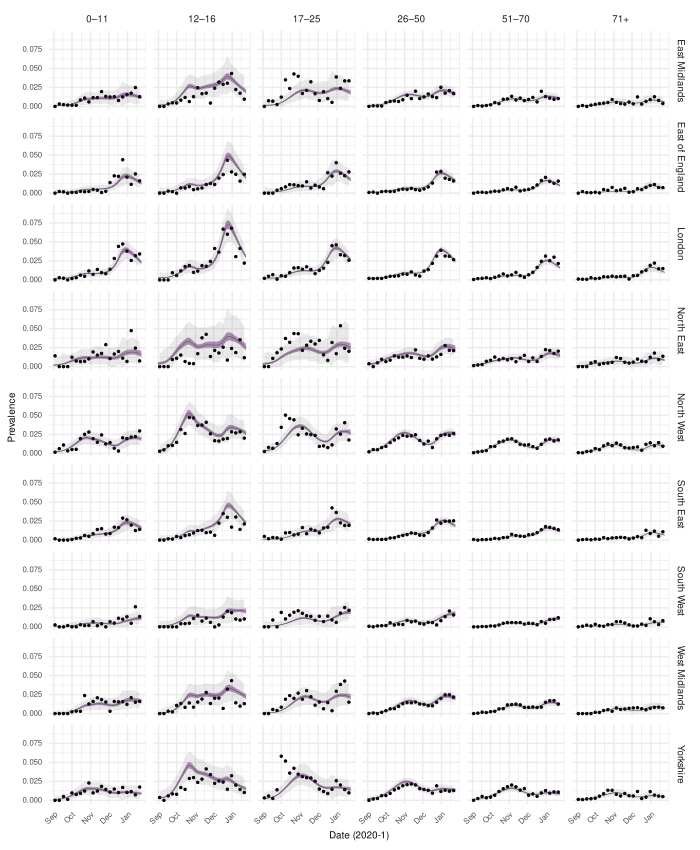

R code for this plot:
library(dplyr)
library(lubridate)
library(ggplot2)
library(patchwork)
library(purrr)
library(stringr)
library(tidybayes)
library(tidyr)
source(here::here("figures/utils.R"))

# Read posterior predictives
predictions = load_seir_predictive()

# Read data
data = readr::read_csv(here::here("model-outputs/mechanistic/data.csv")) |>
    filter(!region %in% c("Wales", "Scotland", "Northern_Ireland")) |>
    mutate(
        obs_prevalence = obs_positives / num_tests,
        age_group = normalise_age_groups(age),
        region = normalise_region_names(region),
    ) |>
    select(!age) |>
    filter(
        date >= min(predictions$date),
        date <= max(predictions$date),
    )

# Calculate posterior predictive intervals
prediction_intervals = predictions |>
    group_by(region, date, age_group) |>
    median_qi()

# Get theta posterior
thetas = readr::read_csv(here::here("model-outputs/mechanistic/params.csv")) |>
    filter(parameter == "theta") |>
    transmute(
        region = normalise_region_names(region),
        .chain = factor(chain + 1),
        .iteration = iteration + 1,
        theta = exp(value)
    )

# Generate posterior predictives including sampling noise
noisy_predict = predictions |>
    left_join(data, by = join_by(region, date, age_group)) |>
    left_join(thetas, by = join_by(region, .chain, .iteration)) |>
    mutate(
        predict_out = VGAM::rbetabinom.ab(
            n = n(),
            size = num_tests,
            shape1 = prevalence / theta,
            shape2 = (1 - prevalence) / theta,
        )
    )

# Aggregate to weekly predictions because daily are too noisy to interpret
weekly_predictions = noisy_predict |>
    group_by(
        region, .draw, age_group,
        week = floor_date(date, unit = "week", week_start = "Monday") + 3,
    ) |>
    summarise(
        n = sum(num_tests),
        y = sum(obs_positives),
        p = y / n,
        pred_y = sum(predict_out),
        pred_p = pred_y / n,
        .groups = "drop"
    ) |>
    group_by(region, age_group, week) |>
    median_qi()

plot = weekly_predictions |>
    ggplot(aes(week)) +
    geom_point(aes(y = p), size = 0.5) +
    geom_ribbon(aes(ymin = pred_p.lower, ymax = pred_p.upper), alpha = 0.1) +
    geom_lineribbon(
        aes(date, prevalence, ymin = prevalence.lower, ymax = prevalence.upper),
        data = prediction_intervals,
        alpha = 0.4,
        linewidth = 0.2
    ) +
    facet_grid(region ~ age_group ) +
    standard_plot_theming() +
    labs(
        x = "Date (2020-1)",
        y = "Prevalence"
    ) +
    theme(
        legend.position = "none",
        strip.text = element_text(size = 7),
        axis.text.x = element_text(angle = 45, hjust = 1)
    )

save_plot(
    filename = "gof.pdf",
    plot = plot,
    full_page = TRUE
)

weekly_predictions |>
    ungroup() |>
    mutate(
        predict_correct = between(y, pred_y.lower, pred_y.upper),
    ) |>
    summarise(
        n = n(),
        n_correct = sum(predict_correct),
        p_correct = n_correct / n(),
    )
